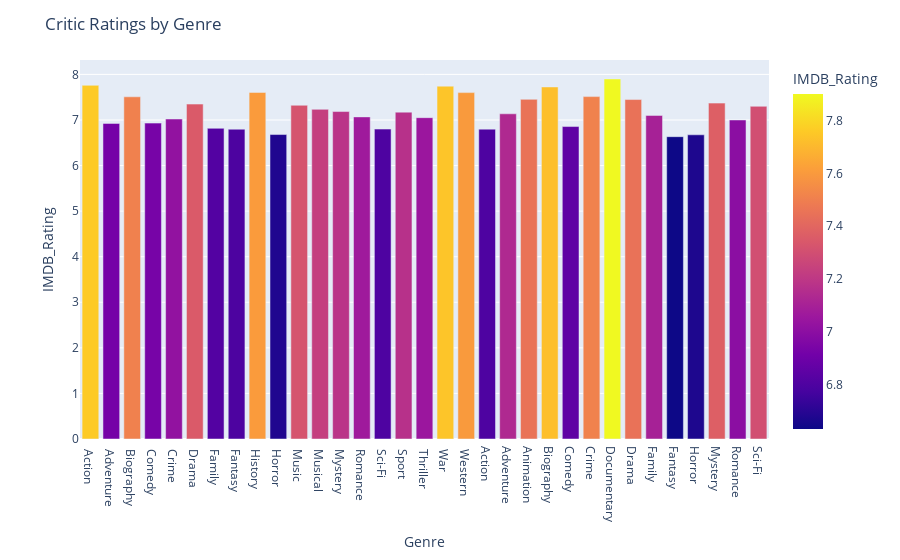

Notebook source saved alongside this figure:
### Code cell
#Plotting The Critic Ratings By Genre
Model_DF2 = Model_DF_Temp.groupby('Genre')['IMDB_Rating'].mean()
Model_DF2=Model_DF2.reset_index()
fig = px.bar(Model_DF2, x='Genre', y='IMDB_Rating',color='IMDB_Rating')
fig.update_layout(title_text='Critic Ratings by Genre')
fig.show()

### Figure 1 — Plotly figure (JSON) as saved in the notebook; plotly's stock layout.template omitted (floating-point values rounded to 4 significant figures)
{"data": [{"alignmentgroup": "True", "hovertemplate": "Genre=%{x}<br>IMDB_Rating=%{marker.color}<extra></extra>", "legendgroup": "", "marker": {"color": [7.76, 6.924, 7.508, 6.931, 7.021, 7.349, 6.817, 6.797, 7.605, 6.68, 7.322, 7.233, 7.185, 7.068, 6.8, 7.172, 7.051, 7.742, 7.6, 6.799, 7.135, 7.453, 7.725, 6.855, 7.513, 7.9, 7.448, 7.1, 6.633, 6.674, 7.37, 7, 7.3], "coloraxis": "coloraxis"}, "name": "", "offsetgroup": "", "orientation": "v", "showlegend": false, "textposition": "auto", "type": "bar", "x": [" Action", " Adventure", " Biography", " Comedy", " Crime", " Drama", " Family", " Fantasy", " History", " Horror", " Music", " Musical", " Mystery", " Romance", " Sci-Fi", " Sport", " Thriller", " War", " Western", "Action", "Adventure", "Animation", "Biography", "Comedy", "Crime", "Documentary", "Drama", "Family", "Fantasy", "Horror", "Mystery", "Romance", "Sci-Fi"], "xaxis": "x", "y": [7.76, 6.924, 7.508, 6.931, 7.021, 7.349, 6.817, 6.797, 7.605, 6.68, 7.322, 7.233, 7.185, 7.068, 6.8, 7.172, 7.051, 7.742, 7.6, 6.799, 7.135, 7.453, 7.725, 6.855, 7.513, 7.9, 7.448, 7.1, 6.633, 6.674, 7.37, 7, 7.3], "yaxis": "y"}], "layout": {"barmode": "relative", "coloraxis": {"colorbar": {"title": {"text": "IMDB_Rating"}}, "colorscale": [[0, "#0d0887"], [0.1111, "#46039f"], [0.2222, "#7201a8"], [0.3333, "#9c179e"], [0.4444, "#bd3786"], [0.5556, "#d8576b"], [0.6667, "#ed7953"], [0.7778, "#fb9f3a"], [0.8889, "#fdca26"], [1, "#f0f921"]]}, "legend": {"tracegroupgap": 0}, "margin": {"t": 60}, "title": {"text": "Critic Ratings by Genre"}, "xaxis": {"anchor": "y", "domain": [0, 1], "title": {"text": "Genre"}}, "yaxis": {"anchor": "x", "domain": [0, 1], "title": {"text": "IMDB_Rating"}}}}
